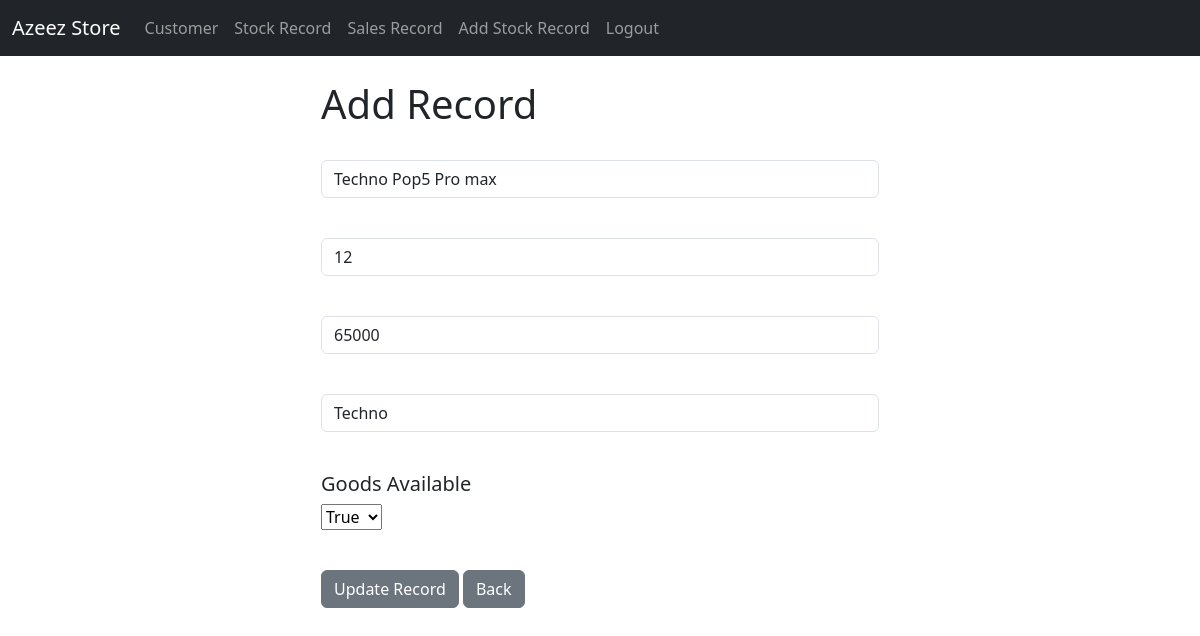
Page /update-record/2 (signed in) on the committed database.
### base/models.py (models this page shows, shortened)
class Stock(models.Model):
    username = models.ForeignKey(User, on_delete=models.CASCADE, blank=True, null=True)
    created_at = models.DateTimeField(auto_now_add=True, blank=True, null=True)
    name = models.CharField(max_length=50, blank=True, null=True, )
    quantity = models.IntegerField(blank=True, null=True)
    price = models.CharField(max_length=100, blank=True, null=True)
    updated = models.DateTimeField(auto_now=True, blank=True, null=True)
    brand = models.CharField(max_length=150, null=True, blank=True, )
    available = models.BooleanField(default=True, blank=True, null=True)

### base/views.py (the view, shortened to what this page needs)
# urls.py: path('update-record/<str:pk>', views.update_record, name='update'),
@login_required(login_url='base:login')
def update_record(request, pk):
    store = Stock.objects.get(id=pk)
    context = {'data': store}
    return render(request, 'base/update_record.html', context)

### base/templates/base/update_record.html (shortened to what this page needs)
{% extends 'base/base.html' %}
{% block content %}
<div class="col-md-6 offset-md-3">
<h1>Add Record</h1>
<br/>
<form method="POST" action="{% url 'base:update' data.id %}">
     <div class="mb-3">
    <input type="text" class="form-control" value="{{data.name}}" name="stock", placeholder="Enter Stock Name" required>
  </div><br>
     <div class="mb-3">
    <input type="number" class="form-control" value="{{data.quantity}}" name="Qty", placeholder="Enter Quantity" required>
  </div><br/>
     <div class="mb-3">
    <input type="number" class="form-control" value="{{data.price}}" name="price", placeholder="Enter price" required>
  </div><br/>
    <div class="mb-3">
    <input type="text" class="form-control" name="brand", value="{{data.brand}}" placeholder="Enter Brand Name" required>
  </div><br/>
     <div class="mb-3">
         <h5>Goods Available</h5>
    <select name="available">
        <option value="True">True</option>
    </select>
  </div><br/>
  <button type="submit" class="btn btn-secondary">Update Record</button>
   <a href="{% url 'base:index' %}" class="btn btn-secondary">Back</a>
</form>
</div>
{% endblock %}

### rows in the picture
Stock: stock "Techno Pop5 Pro max", Qty "12", price "65000", brand "Techno"
